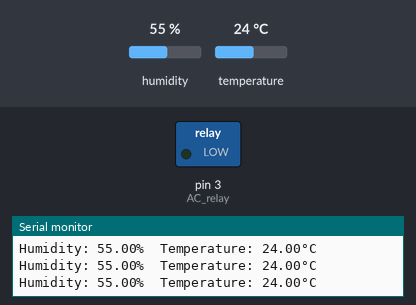
Simulated run of this sketch. Board: Arduino Uno, built with avr-gcc and run on an emulated ATmega328P. Shown: switched loads named in the sketch (green lamp = pin HIGH), the last lines printed to the serial monitor. The inputs (shaded band) are chosen by the test bench; at power-on: temperature 24 °C, humidity 55 %.

Above: at 2.8 s.
2.9 s: temperature set to 35.7 °C
8.9 s: temperature set to 36.4 °C
At 10.8 s:
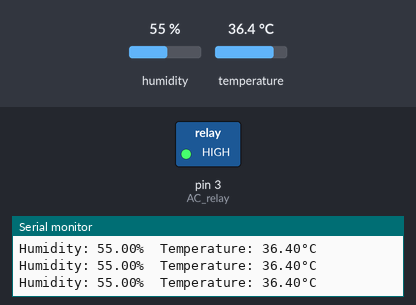
Timing chart, 0 to 12.3 s (numbered marks = the images above; inputs shaded):
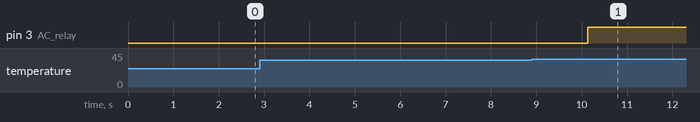

The sketch:

Automatic_AC_ON_OFF.ino
```cpp
#include "DHT.h"
#define AC_relay 3
#define dht_output 4
int a = 0;
DHT dht(dht_output, DHT22);

void setup()
{
  pinMode(AC_relay,OUTPUT);
  pinMode(dht_output,INPUT);
  Serial.begin(9600);
  dht.begin();

}

void loop()
{
  float temp = dht.readTemperature();
  float humid = dht.readHumidity();

  if (isnan(temp) || isnan(humid))
  {
    Serial.println(F("Failed to read from DHT sensor!"));
    return;
  }
  else
  {
    Serial.print("Humidity: ");
    Serial.print(humid);
    Serial.print("%  Temperature: ");
    Serial.print(temp);
    Serial.print("°C ");
    Serial.println(" ");
  }
  if( temp > 36 && a == 0)
  {
    digitalWrite(AC_relay, HIGH);
    Serial.println("High room temperature, AC turned ON!");
    a = 1;
  }
  if ( temp < 27 )
  {
    if( a == 1)
    {
      digitalWrite(AC_relay,LOW);
      Serial.println("AC turned OFF!");
      a = 0;
    }
    else
    {
      return;
    }
  }
}
```

Measured:
- the behaviour switches between 36 and 36.1 °C on temperature (found by bisection; images 0 and 1)
- after the input at 8.9 s, pin 3 (AC_relay): LOW → HIGH after 1.2 s
